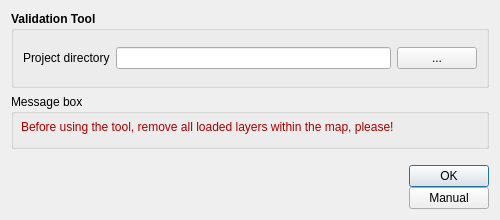
<?xml version="1.0" encoding="UTF-8"?>
<ui version="4.0">
 <class>validation_toolDialogBase</class>
 <widget class="QDialog" name="validation_toolDialogBase">
  <property name="geometry">
   <rect>
    <x>0</x>
    <y>0</y>
    <width>500</width>
    <height>220</height>
   </rect>
  </property>
  <property name="sizePolicy">
   <sizepolicy hsizetype="Fixed" vsizetype="Fixed">
    <horstretch>0</horstretch>
    <verstretch>0</verstretch>
   </sizepolicy>
  </property>
  <property name="minimumSize">
   <size>
    <width>500</width>
    <height>220</height>
   </size>
  </property>
  <property name="maximumSize">
   <size>
    <width>1500</width>
    <height>1500</height>
   </size>
  </property>
  <property name="windowTitle">
   <string>Validation Tool</string>
  </property>
  <property name="modal">
   <bool>true</bool>
  </property>
  <layout class="QGridLayout" name="gridLayout">
   <item row="0" column="0">
    <widget class="QGroupBox" name="groupBox_2">
     <property name="sizePolicy">
      <sizepolicy hsizetype="Expanding" vsizetype="Expanding">
       <horstretch>0</horstretch>
       <verstretch>0</verstretch>
      </sizepolicy>
     </property>
     <property name="font">
      <font>
       <weight>75</weight>
       <bold>true</bold>
      </font>
     </property>
     <property name="title">
      <string>Validation Tool</string>
     </property>
     <layout class="QGridLayout" name="gridLayout_3">
      <item row="1" column="1">
       <widget class="QLineEdit" name="dir_input">
        <property name="enabled">
         <bool>true</bool>
        </property>
        <property name="palette">
         <palette>
          <active>
           <colorrole role="Text">
            <brush brushstyle="SolidPattern">
             <color alpha="255">
              <red>0</red>
              <green>0</green>
              <blue>0</blue>
             </color>
            </brush>
           </colorrole>
          </active>
          <inactive>
           <colorrole role="Text">
            <brush brushstyle="SolidPattern">
             <color alpha="255">
              <red>0</red>
              <green>0</green>
              <blue>0</blue>
             </color>
            </brush>
           </colorrole>
          </inactive>
          <disabled>
           <colorrole role="Text">
            <brush brushstyle="SolidPattern">
             <color alpha="255">
              <red>120</red>
              <green>120</green>
              <blue>120</blue>
             </color>
            </brush>
           </colorrole>
          </disabled>
         </palette>
        </property>
        <property name="toolTip">
         <string/>
        </property>
       </widget>
      </item>
      <item row="2" column="1">
       <spacer name="verticalSpacer_2">
        <property name="orientation">
         <enum>Qt::Vertical</enum>
        </property>
        <property name="sizeHint" stdset="0">
         <size>
          <width>20</width>
          <height>40</height>
         </size>
        </property>
       </spacer>
      </item>
      <item row="1" column="2">
       <widget class="QPushButton" name="pushButton_in">
        <property name="font">
         <font>
          <weight>50</weight>
          <bold>false</bold>
         </font>
        </property>
        <property name="cursor">
         <cursorShape>PointingHandCursor</cursorShape>
        </property>
        <property name="text">
         <string>...</string>
        </property>
       </widget>
      </item>
      <item row="0" column="1">
       <spacer name="verticalSpacer">
        <property name="orientation">
         <enum>Qt::Vertical</enum>
        </property>
        <property name="sizeHint" stdset="0">
         <size>
          <width>20</width>
          <height>40</height>
         </size>
        </property>
       </spacer>
      </item>
      <item row="1" column="0">
       <widget class="QLabel" name="label">
        <property name="font">
         <font>
          <weight>50</weight>
          <bold>false</bold>
         </font>
        </property>
        <property name="text">
         <string>Project directory</string>
        </property>
       </widget>
      </item>
     </layout>
    </widget>
   </item>
   <item row="1" column="0">
    <widget class="QGroupBox" name="groupBox">
     <property name="sizePolicy">
      <sizepolicy hsizetype="Expanding" vsizetype="Expanding">
       <horstretch>0</horstretch>
       <verstretch>0</verstretch>
      </sizepolicy>
     </property>
     <property name="minimumSize">
      <size>
       <width>0</width>
       <height>55</height>
      </size>
     </property>
     <property name="maximumSize">
      <size>
       <width>16777215</width>
       <height>150</height>
      </size>
     </property>
     <property name="title">
      <string>Message box</string>
     </property>
     <widget class="QLabel" name="alert_text">
      <property name="geometry">
       <rect>
        <x>10</x>
        <y>23</y>
        <width>462</width>
        <height>21</height>
       </rect>
      </property>
      <property name="sizePolicy">
       <sizepolicy hsizetype="Expanding" vsizetype="Expanding">
        <horstretch>0</horstretch>
        <verstretch>0</verstretch>
       </sizepolicy>
      </property>
      <property name="text">
       <string>&lt;html&gt;&lt;head/&gt;&lt;body&gt;&lt;p&gt;&lt;span style=&quot; color:#aa0000;&quot;&gt;Before using the tool, remove all loaded layers within the map, please!&lt;/span&gt;&lt;/p&gt;&lt;/body&gt;&lt;/html&gt;</string>
      </property>
      <property name="textFormat">
       <enum>Qt::RichText</enum>
      </property>
      <property name="alignment">
       <set>Qt::AlignLeading|Qt::AlignLeft|Qt::AlignVCenter</set>
      </property>
      <property name="wordWrap">
       <bool>true</bool>
      </property>
     </widget>
    </widget>
   </item>
   <item row="2" column="0">
    <layout class="QGridLayout" name="gridLayout_4">
     <property name="sizeConstraint">
      <enum>QLayout::SetDefaultConstraint</enum>
     </property>
     <property name="topMargin">
      <number>10</number>
     </property>
     <property name="horizontalSpacing">
      <number>10</number>
     </property>
     <property name="verticalSpacing">
      <number>0</number>
     </property>
     <item row="0" column="0">
      <widget class="QLabel" name="cnr">
       <property name="sizePolicy">
        <sizepolicy hsizetype="Preferred" vsizetype="Fixed">
         <horstretch>0</horstretch>
         <verstretch>0</verstretch>
        </sizepolicy>
       </property>
       <property name="text">
        <string/>
       </property>
       <property name="pixmap">
        <pixmap>../MzSTools/img/logo-cnr.png</pixmap>
       </property>
      </widget>
     </item>
     <item row="0" column="4">
      <layout class="QVBoxLayout" name="verticalLayout">
       <item>
        <widget class="QDialogButtonBox" name="button_box">
         <property name="orientation">
          <enum>Qt::Vertical</enum>
         </property>
         <property name="standardButtons">
          <set>QDialogButtonBox::Ok</set>
         </property>
        </widget>
       </item>
       <item>
        <widget class="QPushButton" name="pushButton_ita">
         <property name="cursor">
          <cursorShape>PointingHandCursor</cursorShape>
         </property>
         <property name="text">
          <string>Manual</string>
         </property>
        </widget>
       </item>
      </layout>
     </item>
     <item row="0" column="3">
      <spacer name="horizontalSpacer">
       <property name="orientation">
        <enum>Qt::Horizontal</enum>
       </property>
       <property name="sizeHint" stdset="0">
        <size>
         <width>40</width>
         <height>20</height>
        </size>
       </property>
      </spacer>
     </item>
     <item row="0" column="1">
      <widget class="QLabel" name="igag">
       <property name="sizePolicy">
        <sizepolicy hsizetype="Preferred" vsizetype="Fixed">
         <horstretch>0</horstretch>
         <verstretch>0</verstretch>
        </sizepolicy>
       </property>
       <property name="text">
        <string/>
       </property>
       <property name="pixmap">
        <pixmap>../MzSTools/img/logo-igag.png</pixmap>
       </property>
      </widget>
     </item>
     <item row="0" column="2">
      <widget class="QLabel" name="labgis">
       <property name="sizePolicy">
        <sizepolicy hsizetype="Preferred" vsizetype="Fixed">
         <horstretch>0</horstretch>
         <verstretch>0</verstretch>
        </sizepolicy>
       </property>
       <property name="text">
        <string/>
       </property>
       <property name="pixmap">
        <pixmap>../MzSTools/img/logo-labgis.png</pixmap>
       </property>
       <property name="scaledContents">
        <bool>true</bool>
       </property>
      </widget>
     </item>
    </layout>
   </item>
  </layout>
 </widget>
 <resources/>
 <connections>
  <connection>
   <sender>button_box</sender>
   <signal>accepted()</signal>
   <receiver>validation_toolDialogBase</receiver>
   <slot>accept()</slot>
   <hints>
    <hint type="sourcelabel">
     <x>20</x>
     <y>20</y>
    </hint>
    <hint type="destinationlabel">
     <x>20</x>
     <y>20</y>
    </hint>
   </hints>
  </connection>
  <connection>
   <sender>button_box</sender>
   <signal>rejected()</signal>
   <receiver>validation_toolDialogBase</receiver>
   <slot>reject()</slot>
   <hints>
    <hint type="sourcelabel">
     <x>20</x>
     <y>20</y>
    </hint>
    <hint type="destinationlabel">
     <x>20</x>
     <y>20</y>
    </hint>
   </hints>
  </connection>
 </connections>
</ui>
